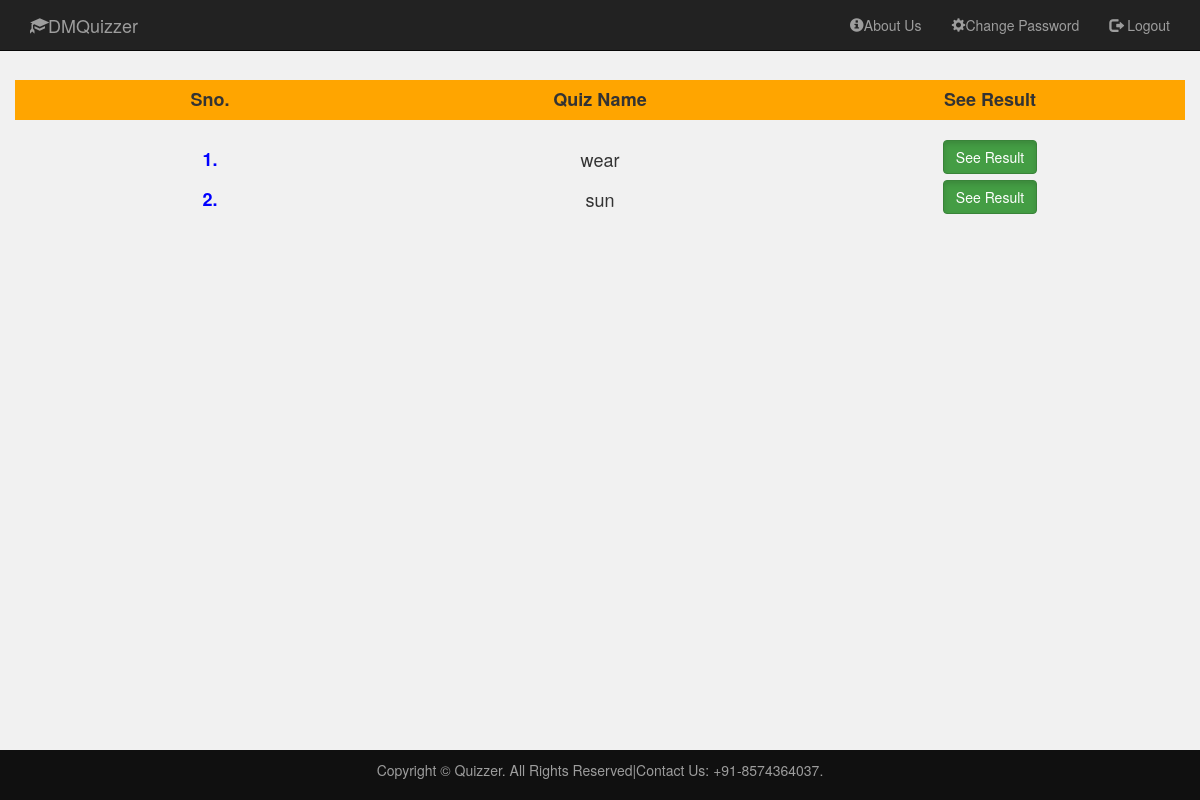
Page /myresult.php (signed in) on the committed database.
### tables this page shows
CREATE TABLE IF NOT EXISTS `person_and_response` (
  `id` int(11) NOT NULL AUTO_INCREMENT,
  `person_id` int(11) NOT NULL,
  `quiz_id` int(11) NOT NULL,
  `status` enum('submitted','not_submitted') NOT NULL,
  PRIMARY KEY (`id`),
  KEY `person_id` (`person_id`),
  KEY `quiz_id` (`quiz_id`)
);

CREATE TABLE IF NOT EXISTS `person_and_quiz` (
  `id` int(11) NOT NULL AUTO_INCREMENT,
  `person_id` int(11) NOT NULL,
  `quiz_name` varchar(50) NOT NULL,
  `password` varchar(50) NOT NULL,
  PRIMARY KEY (`id`),
  KEY `person_id` (`person_id`)
);

### myresult.php (the view, shortened to what this page needs)
<?php
require "common.php";
?>
<html>
<head>
<link rel="stylesheet" href="bootstrap/css/bootstrap.min.css" type="text/css">
   <link rel="stylesheet" href="https://maxcdn.bootstrapcdn.com/bootstrap/3.3.7/css/bootstrap.min.css" >
	<link rel="stylesheet" href="style.css" type="text/css">
</head>
<body>
<?php
include "header_new.php";
?><br><br><br><br>
<div class="container">
<div class="row" style="background-color:orange;">
	  <div class="col-xs-4">
	  <center><h4><b>Sno.</b></h4></center>
	</div>
	<div class="col-xs-4">
	 <center><h4><b>Quiz Name</b></h4><center>
	</div>
    <div class="col-xs-4">
	 <center><h4><b> See Result</b></h4></center>
	</div>
    </div><br>
 <?php
 $user_id=$_SESSION['id'];
$select_query="select * from person_and_response where person_id=$user_id and status='submitted'" ;
$select_query_result=mysqli_query($con,$select_query);
$i=1;
 while($row= mysqli_fetch_array($select_query_result)){
 $quiz_id=$row['quiz_id'];
 $q="select * from person_and_quiz where id=$quiz_id";
  $q_result=mysqli_query($con,$q);
  $row_user=mysqli_fetch_array($q_result);
 ?>
    <div class="row">
	  <div class="col-xs-4" style="color:blue;">
	  <center><h4><b><?php echo "$i" . '.';?></b></h4></center>
	</div>
	<div class="col-xs-4">
	<center> <h4><?php echo $row_user['quiz_name'];?></h4></center>
	</div>
    <div class="col-xs-4">
	<center> <a href="see_my_result.php?id=<?php echo "$user_id;"?> &quiz_id=<?php echo "$quiz_id";?>" class="btn btn-success btn-md active">See Result</a></center>
	</div>
    </div>
 <?php
   $i++;
   } ?>
 </div>
 <br><br><br><br><br><br><br><br><br><br><br>
<?php
include "footer.php";
?>
</body>
</html>

### style.css (style rules this page uses)
body { background-color:rgba(220,220,220,0.4); }
a { text-decoration:none; }
* { box-sizing:border-box }
.active, .dot:hover { background-color: #717171; }

### rows in the picture
person_and_response: quiz.quiz_name "wear"
person_and_response: quiz.quiz_name "sun"
